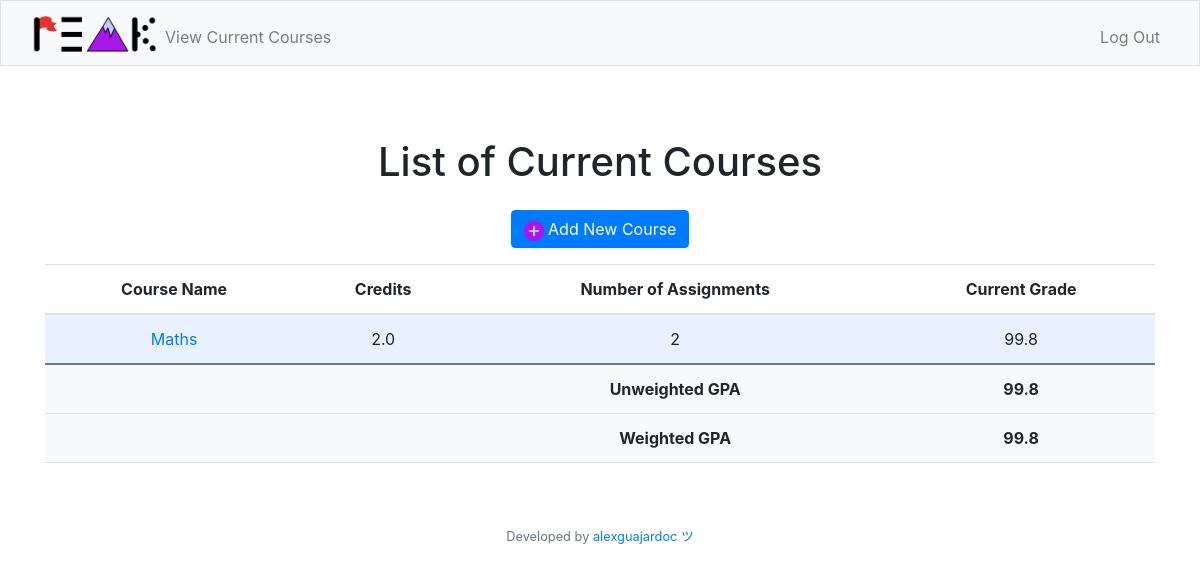
The page /current (signed in) on the database as committed earlier.
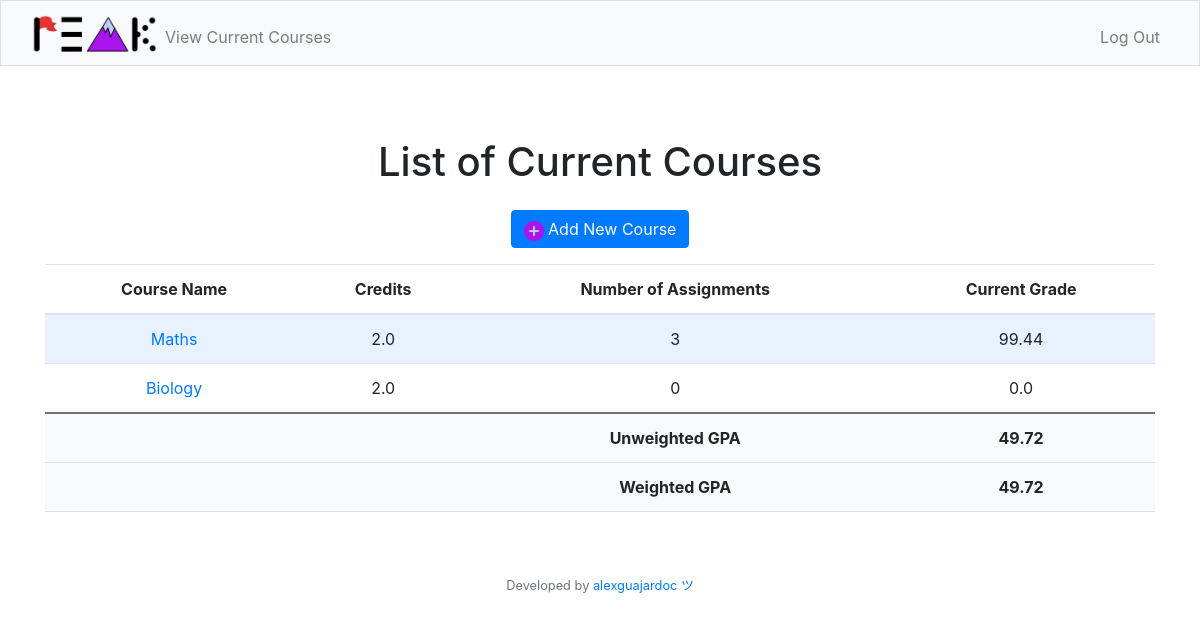
The same page on the database as committed later.
### tables this page shows
CREATE TABLE courses (course_id INTEGER PRIMARY KEY AUTOINCREMENT NOT NULL, course_name TEXT NOT NULL, credits REAL NOT NULL, grade REAL NOT NULL, assignmentcount INTEGER NOT NULL, user_id INTEGER, period_id INTEGER, FOREIGN KEY (user_id) REFERENCES users(user_id), FOREIGN KEY (period_id) REFERENCES periods(period_id));

### app.py (the view)
@app.route("/current")
@login_required
def current():
    courses = crsr.execute("SELECT course_name, credits, assignmentcount, grade FROM courses WHERE user_id = ?", (session["user_id"],)).fetchall()
    unweighted_gpa = crsr.execute("SELECT SUM(grade) / COUNT(grade) FROM courses WHERE user_id = ?", (session["user_id"],)).fetchall()
    weighted_gpa = crsr.execute("SELECT SUM(grade * credits) / SUM(credits) FROM courses WHERE user_id = ?", (session["user_id"],)).fetchall()
    return render_template("current.html", courses=courses, unweighted_gpa=unweighted_gpa[0][0], weighted_gpa=weighted_gpa[0][0])

### helpers.py (called while the page is built)
def login_required(f):
    @wraps(f)
    def decorated_function(*args, **kwargs):
        if session.get("user_id") is None:
            return redirect("/login")
        return f(*args, **kwargs)
    return decorated_function

### templates/current.html (shortened to what this page needs)
{% extends "layout.html" %}
{% block main %}
    <div class="container">
        <h1 class="my-4">List of Current Courses</h1>
        <div class="mb-3">
            <a href="/newcourse" class="btn btn-primary">
                <img src="/static/plusbutton.png" width="20px" height="20px"></img>
                Add New Course
            </a>
        </div>
        <table class="table">
            <thead>
                <tr>
                    <th scope="col">Course Name</th>
                    <th scope="col">Credits</th>
                    <th scope="col">Number of Assignments</th>
                    <th scope="col">Current Grade</th>
                </tr>
            </thead>
            <tbody>
                {% for course in courses %}
                <tr>
                    <td> <a href="/assignments?course={{ course[0] }}">{{ course[0] }}</a></td>
                    <td>{{ course[1] }}</td>
                    <td>{{ course[2] }}</td>
                    <td>{{ course[3] | round(2) }}</td>
                </tr>
                {% endfor %}
                <tr style="background-color: #f8f9fa; font-weight: bold; border-top: 2px solid #6c757d;">
                    <td> </td>
                    <td> </td>
                    <td>Unweighted GPA</td>
                    <td>{{ unweighted_gpa | round(2) }}</td>
                </tr>
                <tr style="background-color: #f8f9fa; font-weight: bold;">
                    <td> </td>
                    <td> </td>
                    <td>Weighted GPA</td>
                    <td>{{ weighted_gpa | round(2) }}</td>
                </tr>
            </tbody>
        </table>
    </div>
{% endblock %}

### templates/layout.html (shortened to what this page needs)
<!DOCTYPE html>
<html lang="en">
    <head>
        <link href="https://cdn.jsdelivr.net/npm/bootstrap@5.1.3/dist/css/bootstrap.min.css" rel="stylesheet">
        <link href="/static/styles.css" rel="stylesheet">
        <link rel="stylesheet" href="https://stackpath.bootstrapcdn.com/bootstrap/4.3.1/css/bootstrap.min.css">
    </head>
    <body>
        <nav class="bg-light border navbar navbar-expand-md navbar-light">
            <div class="container-fluid">
                <a href="/">
                    <img alt="logo" src="/static/peaklogo.png" width="125" height="37">
                </a>
                <div class="collapse navbar-collapse" id="navbar">
                    {% if session["user_id"] %}
                        <ul class="navbar-nav me-auto mt-2">
                            <li class="nav-item"><a class="nav-link" href="/current">View Current Courses</a></li>
                        </ul>
                        <ul class="navbar-nav ms-auto mt-2">
                            <li class="nav-item"><a class="nav-link" href="/logout">Log Out</a></li>
                        </ul>
                    {% else %}
                        <ul class="navbar-nav ms-auto mt-2">
                            <li class="nav-item"><a class="nav-link" href="/register">Register</a></li>
                            <li class="nav-item"><a class="nav-link" href="/login">Log In</a></li>
                        </ul>
                    {% endif %}
                </div>
            </div>
        </nav>
        <main class="container-fluid py-5 text-center">
            {% block main %}{% endblock %}
        </main>
        <footer class="mb-5 small text-center text-muted">
            Developed by <a href="https://github.com/alexguajardoc">alexguajardoc ツ</a>
        </footer>
    </body>
</html>

### static/styles.css (style rules this page uses)
table th, table td { padding: 0.75rem; vertical-align: middle; }
tbody tr:nth-of-type(odd) { background-color: rgb(179, 208, 255, 0.3) }
h1 { font-size: 60px; }

Rows that differ between the two databases and show on the page:
changed courses "Maths": assignmentcount "2" → "3"; grade "99.8" → "99.44"
added courses: course_name "Biology", credits "2.0", assignmentcount "0", grade "0.0"
Other text that changed with them:
{{ unweighted_gpa | round(2) }}: "99.8" → "49.72"
{{ weighted_gpa | round(2) }}: "99.8" → "49.72"
